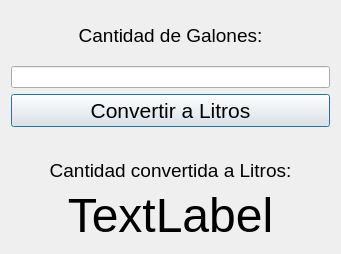
<?xml version="1.0" encoding="UTF-8"?>
<ui version="4.0">
 <class>Dialog</class>
 <widget class="QDialog" name="Dialog">
  <property name="geometry">
   <rect>
    <x>0</x>
    <y>0</y>
    <width>341</width>
    <height>254</height>
   </rect>
  </property>
  <property name="windowTitle">
   <string>Dialog</string>
  </property>
  <layout class="QVBoxLayout" name="verticalLayout">
   <item>
    <layout class="QGridLayout" name="gridLayout">
     <item row="5" column="0">
      <widget class="QLabel" name="label_resultado">
       <property name="font">
        <font>
         <pointsize>36</pointsize>
        </font>
       </property>
       <property name="text">
        <string>TextLabel</string>
       </property>
       <property name="alignment">
        <set>Qt::AlignCenter</set>
       </property>
      </widget>
     </item>
     <item row="0" column="0">
      <widget class="QLabel" name="label">
       <property name="font">
        <font>
         <pointsize>14</pointsize>
        </font>
       </property>
       <property name="text">
        <string>Cantidad de Galones:</string>
       </property>
       <property name="alignment">
        <set>Qt::AlignCenter</set>
       </property>
      </widget>
     </item>
     <item row="3" column="0">
      <widget class="QLabel" name="label_2">
       <property name="font">
        <font>
         <pointsize>14</pointsize>
        </font>
       </property>
       <property name="text">
        <string>Cantidad convertida a Litros:</string>
       </property>
       <property name="alignment">
        <set>Qt::AlignBottom|Qt::AlignHCenter</set>
       </property>
      </widget>
     </item>
     <item row="1" column="0">
      <widget class="QLineEdit" name="lineEdit_2"/>
     </item>
     <item row="2" column="0">
      <widget class="QPushButton" name="convertir">
       <property name="font">
        <font>
         <pointsize>16</pointsize>
        </font>
       </property>
       <property name="text">
        <string>Convertir a Litros</string>
       </property>
      </widget>
     </item>
    </layout>
   </item>
  </layout>
 </widget>
 <resources/>
 <connections/>
</ui>
